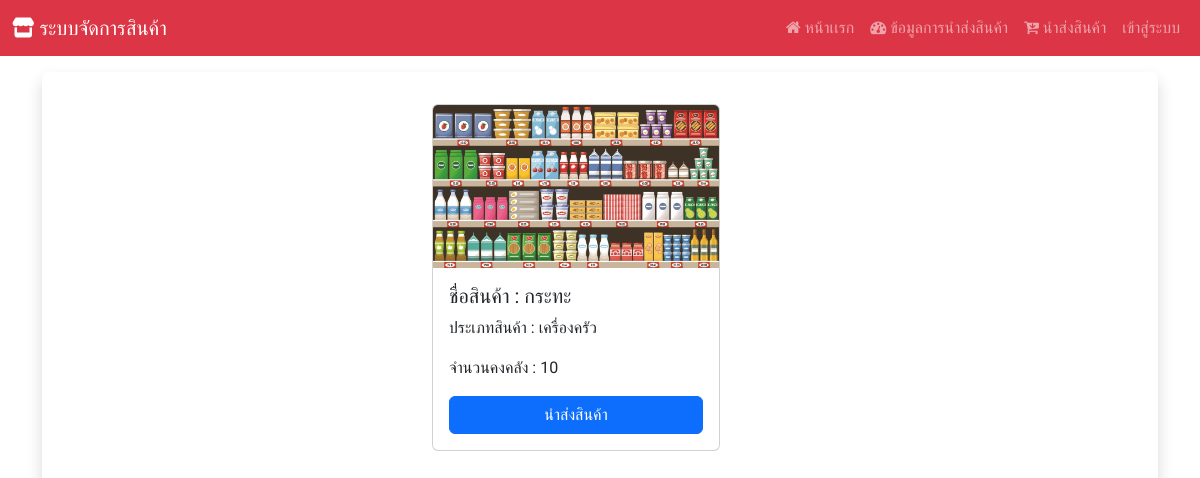
/, run on an earlier commit of the app's database.
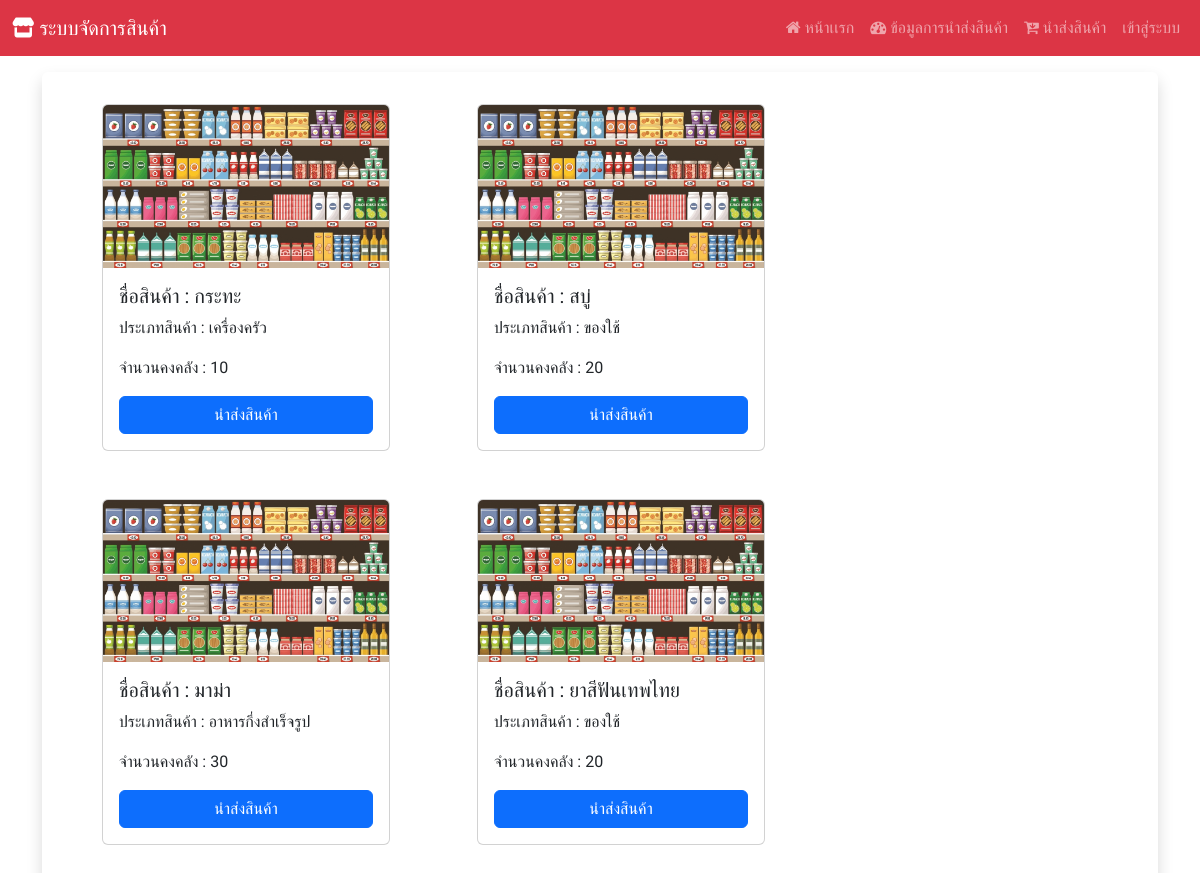
And on a later commit of the database.
### Hospital_app/models.py (models this page shows, shortened)
class product(models.Model):
    product_id = models.AutoField(primary_key=True)
    product_name = models.CharField(max_length=255)
    product_type = models.ForeignKey(d_type, on_delete=models.CASCADE)
    product_qty = models.IntegerField()
    product_exp = models.DateField()

class d_type(models.Model):
    type_id = models.AutoField(primary_key=True)
    type_name = models.CharField(max_length=255)
    def __str__(self):
        return f"{self.type_name}"

### Hospital_app/views.py (the view)
# urls.py: path('',views.home),
def home(request):
    show_product = product.objects.all()
    context  = {"product_data" : show_product}
    return render(request,'product_data.html',context)

### Hospital_app/templates/product_data.html (shortened to what this page needs)
{%extends "base.html"%}
{% block content %}
<div
  class="container my-3 d-flex justify-content-center align-items-center shadow rounded"
>
  <div class="row">
    {% for i in product_data %}
    <div class="col-lg-3 col-md-6 me-5 ms-5 mb-5">
      <div class="card" style="width: 18rem">
        <img src="static/images/product/product.jpg" class="card-img-top" alt=" {{ i.product_name }}" />
        <div class="card-body">
          <h5 class="card-title">ชื่อสินค้า : {{ i.product_name }}</h5>
          <p class="card-text">ประเภทสินค้า : {{ i.product_type }}</p>
          <p class="card-text">จำนวนคงคลัง : {{ i.product_qty }}</p>
          <a href="#" class="btn btn-primary w-100">นำส่งสินค้า</a>
        </div>
      </div>
    </div>
    {% endfor %}
  </div>
</div>
{% endblock content %}

### Hospital_app/templates/base.html (shortened to what this page needs)
<!DOCTYPE html>
<html>
  <head>
    {% load bootstrap5 %} {% bootstrap_css %} {% bootstrap_javascript %}
    <link
      rel="stylesheet"
      href="path/to/font-awesome/css/font-awesome.min.css"
    />
    <link
      href="https://maxcdn.bootstrapcdn.com/font-awesome/4.7.0/css/font-awesome.min.css"
      rel="stylesheet"
    />
  </head>
  <body>
    <nav class="navbar navbar-expand-lg navbar-dark bg-danger">
      <div class="container-fluid">
        <a class="navbar-brand" href="#"
          ><i class="fa-solid fa-store" aria-hidden="true"></i>
          ระบบจัดการสินค้า
        </a>
        <div class="collapse navbar-collapse" id="navbarNav">
          <ul class="navbar-nav ms-auto">
            <li class="nav-item">
              <a class="nav-link" href="/">
                <i class="fa fa-home" aria-hidden="true"></i>
                หน้าเเรก</a
              >
            </li>
            <li class="nav-item">
              <a class="nav-link" href="/report">
                <i class="fa fa-tachometer" aria-hidden="true"></i>
                ข้อมูลการนำส่งสินค้า</a
              >
            </li>
            <li class="nav-item">
              <a class="nav-link" href="/buy_productu">
                <i class="fa fa-cart-arrow-down" aria-hidden="true"></i>
                นำส่งสินค้า</a
              >
            </li>
            {% if user.is_authenticated %}
            <li class="nav-item">
              <a class="nav-link" href="logout">ออกจากระบบ</a>
            </li>
            {% else %}
            <li class="nav-item">
              <a class="nav-link" href="/login">เข้าสู่ระบบ</a>
            </li>
            {% endif %}
          </ul>
        </div>
      </div>
    </nav>
    <div class="container ">
      {% block content%}{% endblock %}
    </div>
  </body>
</html>

### Hospital_app/templates/base.html (style rules this page uses)
body { font-family: 'K2D', sans-serif; }

What changed in the data, as far as the page shows it:
added product: product_name "สบู่", product_type "ของใช้", product_qty "20"
added product: product_name "มาม่า", product_type "อาหารกึ่งสำเร็จรูป", product_qty "30"
added product: product_name "ยาสีฟันเทพไทย", product_type "ของใช้", product_qty "20"
